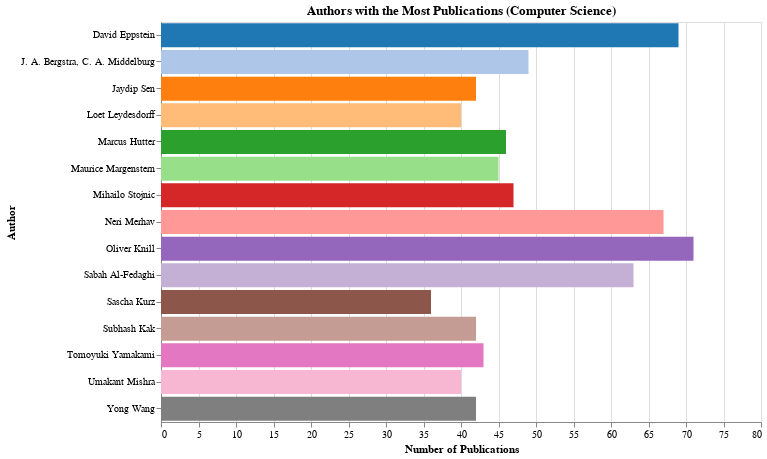

The notebook cell this image was saved under:
### Markdown cell above
The bar plot shows the number of submissions by top 20 authors

### Code cell
author_counts = cs_arxiv_df['authors'].explode().value_counts()

top_authors = author_counts.head(15).reset_index()

top_authors.columns = ['Author', 'Publication Count']
chart = alt.Chart(top_authors).mark_bar().encode(
    y=alt.Y('Author:N', title='Author'),
    x=alt.X('Publication Count:Q', title='Number of Publications'),
    color=alt.Color('Author:N', scale=alt.Scale(scheme='category20'), legend=None),
    tooltip=['Author:N', 'Publication Count:Q']
).properties(
    title='Authors with the Most Publications (Computer Science)',
    width=600,
    height=400
)

chart

### Figure 1 — Vega-Lite specification as saved in the notebook (floating-point values rounded to 4 significant figures)
{"config": {"view": {"continuousWidth": 400, "continuousHeight": 300}}, "data": {"name": "data-d40eb019a87022fd314bc773f06c56a8"}, "mark": "bar", "encoding": {"color": {"field": "Author", "legend": null, "scale": {"scheme": "category20"}, "type": "nominal"}, "tooltip": [{"field": "Author", "type": "nominal"}, {"field": "Publication Count", "type": "quantitative"}], "x": {"field": "Publication Count", "title": "Number of Publications", "type": "quantitative"}, "y": {"field": "Author", "title": "Author", "type": "nominal"}}, "height": 400, "title": "Authors with the Most Publications (Computer Science)", "width": 600, "$schema": "https://vega.github.io/schema/vega-lite/v4.17.0.json", "datasets": {"data-d40eb019a87022fd314bc773f06c56a8": [{"Author": "Oliver Knill", "Publication Count": 71}, {"Author": "David Eppstein", "Publication Count": 69}, {"Author": "Neri Merhav", "Publication Count": 67}, {"Author": "Sabah Al-Fedaghi", "Publication Count": 63}, {"Author": "J. A. Bergstra, C. A. Middelburg", "Publication Count": 49}, {"Author": "Mihailo Stojnic", "Publication Count": 47}, {"Author": "Marcus Hutter", "Publication Count": 46}, {"Author": "Maurice Margenstern", "Publication Count": 45}, {"Author": "Tomoyuki Yamakami", "Publication Count": 43}, {"Author": "Jaydip Sen", "Publication Count": 42}, {"Author": "Subhash Kak", "Publication Count": 42}, {"Author": "Yong Wang", "Publication Count": 42}, {"Author": "Umakant Mishra", "Publication Count": 40}, {"Author": "Loet Leydesdorff", "Publication Count": 40}, {"Author": "Sascha Kurz", "Publication Count": 36}]}}
